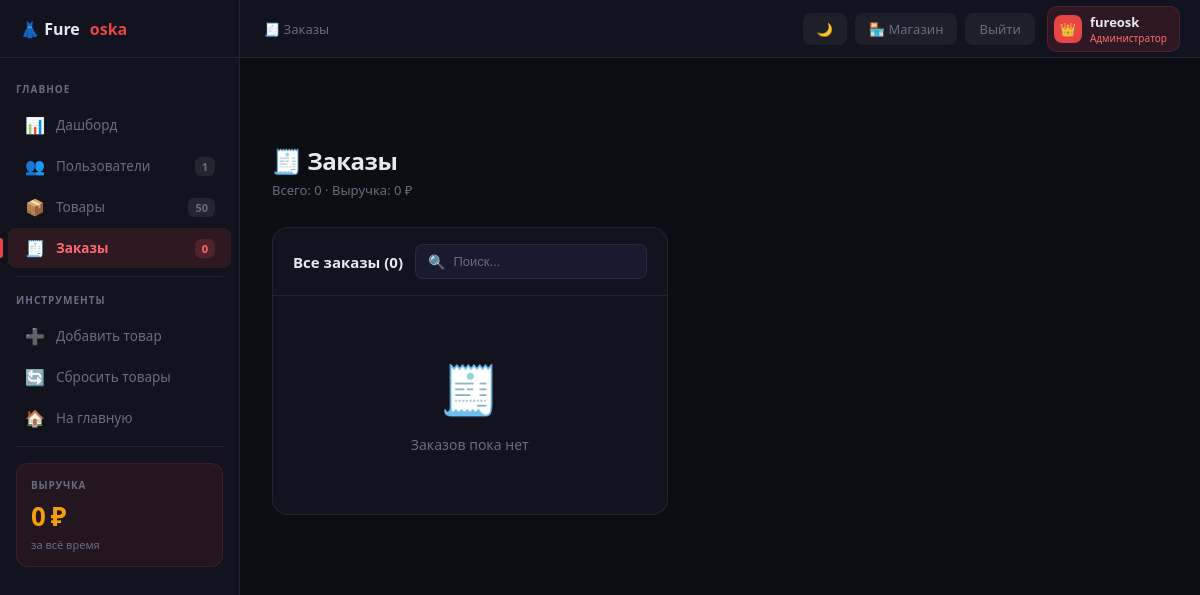
Page /admin/orders (signed in) on the earlier database version.
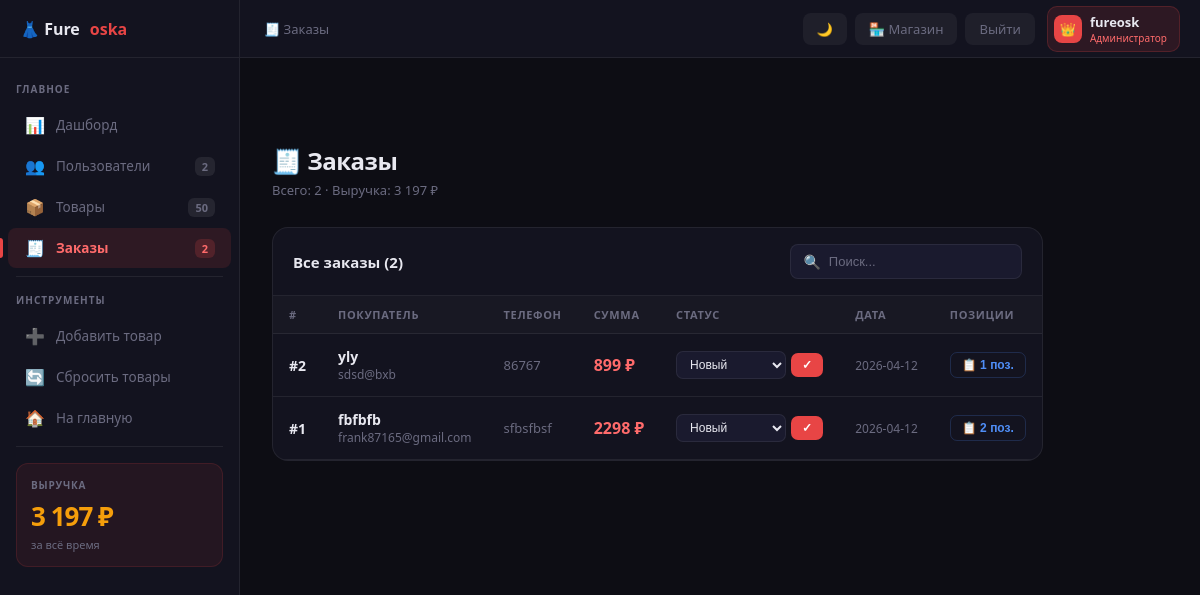
Same page on the later database version.
### tables this page shows
CREATE TABLE users (
            id INTEGER PRIMARY KEY AUTOINCREMENT,
            username TEXT UNIQUE NOT NULL,
            email TEXT UNIQUE NOT NULL,
            password TEXT NOT NULL,
            role TEXT NOT NULL DEFAULT 'buyer',
            shop_name TEXT, shop_desc TEXT, avatar TEXT,
            created_at TEXT DEFAULT CURRENT_TIMESTAMP);

CREATE TABLE orders (
            id INTEGER PRIMARY KEY AUTOINCREMENT,
            buyer_id INTEGER, buyer_name TEXT, phone TEXT, email TEXT,
            address TEXT, payment TEXT, total INTEGER,
            status TEXT DEFAULT 'Новый',
            created_at TEXT DEFAULT CURRENT_TIMESTAMP,
            FOREIGN KEY (buyer_id) REFERENCES users(id));

### app.py (the view)
@app.route("/admin/orders")
def admin_orders():
    if not admin_required(): return redirect(url_for("home"))
    conn = get_db()
    orders = conn.execute("""SELECT o.*,u.username as buyer_username FROM orders o
        LEFT JOIN users u ON o.buyer_id=u.id ORDER BY o.created_at DESC""").fetchall()
    orders_with_items = [{"order":o,"lines":conn.execute("SELECT * FROM order_items WHERE order_id=?",(o["id"],)).fetchall()} for o in orders]
    stats = get_admin_stats(conn); conn.close()
    return render_template("admin.html",section="orders",orders=orders_with_items,stats=stats,dark=get_dark(),user=current_user())

### app.py (called while the page is built)
def get_db():
    conn = sqlite3.connect(DB)
    conn.row_factory = sqlite3.Row
    return conn

def current_user():
    uid = session.get("user_id")
    if not uid: return None
    conn = get_db()
    user = conn.execute("SELECT * FROM users WHERE id=?",(uid,)).fetchone()
    conn.close()
    return user

def get_dark():
    return session.get("dark",False)

def admin_required():
    user = current_user()
    return user and user["role"] == "admin"

def get_admin_stats(conn):
    return {
        "users":    conn.execute("SELECT COUNT(*) FROM users").fetchone()[0],
        "sellers":  conn.execute("SELECT COUNT(*) FROM users WHERE role='seller'").fetchone()[0],
        "buyers":   conn.execute("SELECT COUNT(*) FROM users WHERE role='buyer'").fetchone()[0],
        "products": conn.execute("SELECT COUNT(*) FROM products").fetchone()[0],
        "orders":   conn.execute("SELECT COUNT(*) FROM orders").fetchone()[0],
        "revenue":  conn.execute("SELECT COALESCE(SUM(total),0) FROM orders").fetchone()[0],
    }

### templates/admin.html (shortened to what this page needs)
<!DOCTYPE html>
<html>
<head>
</head>
<body>
<header class="topbar">
    <a href="/" class="t-logo">👗 Fure<span class="dot">oska</span></a>
    <div class="t-mid">
        {% if section=='dashboard' %}📊 Дашборд
        {% elif section=='users' %}👥 Пользователи
        {% elif section in ('products','product_edit') %}📦 Товары
        {% elif section=='orders' %}🧾 Заказы{% endif %}
    </div>
    <div class="t-right">
        <a href="/toggle-theme" class="tb">{{ '☀️' if dark else '🌙' }}</a>
        <a href="/shop" class="tb">🏪 Магазин</a>
        <a href="/logout" class="tb">Выйти</a>
        <div class="t-user">
            <div class="t-av">👑</div>
            <div>
                <div class="t-name">{{ user.username }}</div>
                <div class="t-role">Администратор</div>
            </div>
        </div>
    </div>
</header>
<div style="display:flex;min-height:100vh;padding-top:58px;">
<aside class="sidebar" id="sidebar">
    <div class="nav-lbl" style="margin-top:8px;">Главное</div>
    <a href="/admin" class="nav-item {{ 'active' if section=='dashboard' else '' }}"><span class="nav-ico">📊</span>Дашборд</a>
    <a href="/admin/users" class="nav-item {{ 'active' if section=='users' else '' }}"><span class="nav-ico">👥</span>Пользователи<span class="nav-badge">{{ stats.users }}</span></a>
    <a href="/admin/products" class="nav-item {{ 'active' if section in ('products','product_edit') else '' }}"><span class="nav-ico">📦</span>Товары<span class="nav-badge">{{ stats.products }}</span></a>
    <a href="/admin/orders" class="nav-item {{ 'active' if section=='orders' else '' }}"><span class="nav-ico">🧾</span>Заказы<span class="nav-badge">{{ stats.orders }}</span></a>
    <div class="s-div"></div>
    <div class="nav-lbl">Инструменты</div>
    <a href="/add" class="nav-item"><span class="nav-ico">➕</span>Добавить товар</a>
    <a href="/admin/reset-products" class="nav-item" onclick="return confirm('Сбросить все товары?')"><span class="nav-ico">🔄</span>Сбросить товары</a>
    <a href="/" class="nav-item"><span class="nav-ico">🏠</span>На главную</a>
    <div class="s-div"></div>
    <div class="rev-box">
        <div class="rev-lbl">Выручка</div>
        <div class="rev-val">{{ "{:,}".format(stats.revenue).replace(",", " ") }} ₽</div>
        <div class="rev-sub">за всё время</div>
    </div>
</aside>
<main class="main">
<div class="content">
{% if section=='dashboard' %}
<div class="phdr">
    <div><h1>Добро пожаловать, {{ user.username }} 👋</h1><p>Обзор магазина — все данные в реальном времени</p></div>
</div>
<div class="stat-grid">
    <div class="scard"><div class="scard-top"><div class="sico r">👥</div></div><div class="sval r">{{ stats.users }}</div><div class="slbl">Пользователей</div></div>
    <div class="scard"><div class="scard-top"><div class="sico b">🏪</div></div><div class="sval b">{{ stats.sellers }}</div><div class="slbl">Продавцов</div></div>
    <div class="scard"><div class="scard-top"><div class="sico g">📦</div></div><div class="sval g">{{ stats.products }}</div><div class="slbl">Товаров</div></div>
    <div class="scard"><div class="scard-top"><div class="sico p">🧾</div></div><div class="sval p">{{ stats.orders }}</div><div class="slbl">Заказов</div></div>
    <div class="scard"><div class="scard-top"><div class="sico o">💰</div></div><div class="sval o" style="font-size:20px;">{{ "{:,}".format(stats.revenue).replace(",", " ") }}</div><div class="slbl">Выручка (₽)</div></div>
</div>
<div class="qgrid">
    <a href="/admin/users" class="qbtn pr"><span class="qico">👥</span>Пользователи</a>
    <a href="/admin/products" class="qbtn"><span class="qico">📦</span>Товары</a>
    <a href="/admin/orders" class="qbtn"><span class="qico">🧾</span>Заказы</a>
    <a href="/add" class="qbtn"><span class="qico">➕</span>Добавить товар</a>
</div>
<div class="dash-grid">
    <div class="dcard">
        <h3>🧾 Последние заказы</h3>
        {% if recent_orders %}<ul class="mlist">{% for o in recent_orders %}
        <li><div><div class="ml-name">#{{ o.id }} — {{ o.buyer_name }}</div><div class="ml-sub">{{ o.created_at[:10] }} · {{ o.status }}</div></div><div class="ml-val">{{ o.total }} ₽</div></li>
        {% endfor %}</ul>{% else %}<div class="empty-s"><div class="ei">🧾</div><p>Заказов пока нет</p></div>{% endif %}
    </div>
    <div class="dcard">
        <h3>👥 Новые пользователи</h3>
        {% if recent_users %}<ul class="mlist">{% for u in recent_users %}
        <li><div><div class="ml-name">{{ u.username }}</div><div class="ml-sub">{{ u.email }}</div></div><span class="badge badge-{{ u.role }}">{% if u.role=='admin' %}👑 Админ{% elif u.role=='seller' %}🏪 Продавец{% else %}🛍️ Покупатель{% endif %}</span></li>
        {% endfor %}</ul>{% else %}<div class="empty-s"><div class="ei">👥</div><p>Нет данных</p></div>{% endif %}
    </div>
</div>
{% elif section=='orders' %}
<div class="phdr"><div><h1>🧾 Заказы</h1><p>Всего: {{ stats.orders }} · Выручка: {{ "{:,}".format(stats.revenue).replace(",", " ") }} ₽</p></div></div>
<div class="card">
    <div class="card-hdr">
        <span class="card-title">Все заказы ({{ orders|length }})</span>
        <div class="sbox"><span style="color:var(--muted)">🔍</span><input type="text" placeholder="Поиск..." oninput="filterTable('oT',this.value)"></div>
    </div>
    {% if orders %}
    <table id="oT">
        <thead><tr><th>#</th><th>Покупатель</th><th>Телефон</th><th>Сумма</th><th>Статус</th><th>Дата</th><th>Позиции</th></tr></thead>
        <tbody>{% for entry in orders %}<tr>
            <td><strong>#{{ entry.order.id }}</strong></td>
            <td><div style="font-weight:600">{{ entry.order.buyer_name }}</div><div style="font-size:12px;color:var(--muted)">{{ entry.order.email }}</div></td>
            <td style="font-size:13px;color:var(--muted)">{{ entry.order.phone }}</td>
            <td style="font-weight:800;color:var(--accent2);font-size:16px">{{ entry.order.total }} ₽</td>
            <td><form method="POST" action="/admin/orders/status/{{ entry.order.id }}" class="rform"><select name="status">{% for s in ['Новый','В обработке','Отправлен','Доставлен','Отменён'] %}<option {% if entry.order.status==s %}selected{% endif %}>{{ s }}</option>{% endfor %}</select><button type="submit">✓</button></form></td>
            <td style="color:var(--muted);font-size:12px">{{ entry.order.created_at[:10] }}</td>
            <td><button class="act act-e" onclick="toggleItems({{ entry.order.id }})">📋 {{ entry.lines|length }} поз.</button></td>
        </tr>
        {% endfor %}</tbody>
    </table>
    {% else %}<div class="empty-s"><div class="ei">🧾</div><p>Заказов пока нет</p></div>{% endif %}
</div>
{% endif %}
</div>
</main>
</div>
</body>
</html>

Differences in the rows shown:
added orders: order.id "2", order.buyer_name "yly", order.email "sdsd@bxb", order.phone "86767", order.total "899", status "Новый", order "2026-04-12"
added orders: order.id "1", order.buyer_name "fbfbfb", order.email "frank87165@gmail.com", order.phone "sfbsfbsf", order.total "2298", status "Новый", order "2026-04-12"
Other differences:
{{ stats.users }}: "1" → "2"
{{ stats.orders }}: "0" → "2"
{{ "{:,}".format(stats.revenue).replace(",", " ") }}: "0" → "3 197"
{{ orders|length }}: "0" → "2"
text no longer shown: "🧾 Заказов пока нет"
text now shown: "# ПОКУПАТЕЛЬ ТЕЛЕФОН СУММА СТАТУС ДАТА ПОЗИЦИИ"
new list line: "# ₽ 1 поз."
new list line: "# ₽ 2 поз."
